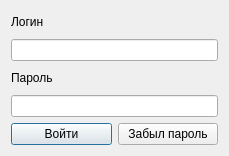
<?xml version="1.0" encoding="UTF-8"?>
<ui version="4.0">
 <class>LoginDialog</class>
 <widget class="QDialog" name="LoginDialog">
  <property name="geometry">
   <rect>
    <x>0</x>
    <y>0</y>
    <width>229</width>
    <height>156</height>
   </rect>
  </property>
  <property name="windowTitle">
   <string>Login</string>
  </property>
  <layout class="QVBoxLayout" name="verticalLayout">
   <item>
    <widget class="QLabel" name="label">
     <property name="text">
      <string>Логин</string>
     </property>
    </widget>
   </item>
   <item>
    <widget class="QLineEdit" name="loginEdit"/>
   </item>
   <item>
    <widget class="QLabel" name="label_2">
     <property name="text">
      <string>Пароль</string>
     </property>
    </widget>
   </item>
   <item>
    <widget class="QLineEdit" name="passwdEdit">
     <property name="echoMode">
      <enum>QLineEdit::Password</enum>
     </property>
     <property name="clearButtonEnabled">
      <bool>false</bool>
     </property>
    </widget>
   </item>
   <item>
    <layout class="QHBoxLayout" name="horizontalLayout">
     <item>
      <widget class="QPushButton" name="pushButton">
       <property name="text">
        <string>Войти</string>
       </property>
      </widget>
     </item>
     <item>
      <widget class="QPushButton" name="forgotBtn">
       <property name="text">
        <string>Забыл пароль</string>
       </property>
      </widget>
     </item>
    </layout>
   </item>
  </layout>
 </widget>
 <resources/>
 <connections/>
</ui>
